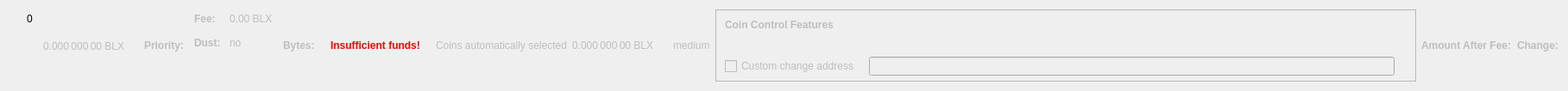
    <widget class="QWidget" name="dummyHideWidget" native="true">
     <property name="maximumSize">
      <size>
       <width>100</width>
       <height>22</height>
      </size>
     </property>
     <layout class="QHBoxLayout" name="dummyHideLayout">
      <item>
       <layout class="QFormLayout" name="formLayoutCoinControl1">
        <property name="horizontalSpacing">
         <number>10</number>
        </property>
        <property name="verticalSpacing">
         <number>14</number>
        </property>
        <property name="leftMargin">
         <number>10</number>
        </property>
        <property name="topMargin">
         <number>4</number>
        </property>
        <property name="rightMargin">
         <number>6</number>
        </property>
        <item row="0" column="1">
         <widget class="QLabel" name="labelCoinControlBytes">
          <property name="cursor">
           <cursorShape>IBeamCursor</cursorShape>
          </property>
          <property name="contextMenuPolicy">
           <enum>Qt::ActionsContextMenu</enum>
          </property>
          <property name="text">
           <string notr="true">0</string>
          </property>
          <property name="textInteractionFlags">
           <set>Qt::LinksAccessibleByMouse|Qt::TextSelectableByKeyboard|Qt::TextSelectableByMouse</set>
          </property>
         </widget>
        </item>
       </layout>
      </item>
      <item>
       <widget class="QLabel" name="labelCoinControlAfterFee">
        <property name="enabled">
         <bool>false</bool>
        </property>
        <property name="sizePolicy">
         <sizepolicy hsizetype="Fixed" vsizetype="Fixed">
          <horstretch>0</horstretch>
          <verstretch>0</verstretch>
         </sizepolicy>
        </property>
        <property name="minimumSize">
         <size>
          <width>111</width>
          <height>12</height>
         </size>
        </property>
        <property name="maximumSize">
         <size>
          <width>111</width>
          <height>12</height>
         </size>
        </property>
        <property name="cursor">
         <cursorShape>IBeamCursor</cursorShape>
        </property>
        <property name="contextMenuPolicy">
         <enum>Qt::ActionsContextMenu</enum>
        </property>
        <property name="text">
         <string notr="true">0.000 000 00 BLX</string>
        </property>
        <property name="textInteractionFlags">
         <set>Qt::LinksAccessibleByMouse|Qt::TextSelectableByKeyboard|Qt::TextSelectableByMouse</set>
        </property>
       </widget>
      </item>
      <item>
       <widget class="QLabel" name="labelCoinControlPriorityText">
        <property name="enabled">
         <bool>false</bool>
        </property>
        <property name="font">
         <font>
          <weight>75</weight>
          <bold>true</bold>
         </font>
        </property>
        <property name="text">
         <string>Priority:</string>
        </property>
       </widget>
      </item>
      <item>
       <layout class="QHBoxLayout" name="horizontalLayout"/>
      </item>
      <item>
       <layout class="QFormLayout" name="formLayoutCoinControl3">
        <property name="horizontalSpacing">
         <number>10</number>
        </property>
        <property name="verticalSpacing">
         <number>14</number>
        </property>
        <property name="leftMargin">
         <number>6</number>
        </property>
        <property name="topMargin">
         <number>4</number>
        </property>
        <property name="rightMargin">
         <number>6</number>
        </property>
        <item row="0" column="0">
         <widget class="QLabel" name="labelCoinControlFeeText">
          <property name="enabled">
           <bool>false</bool>
          </property>
          <property name="font">
           <font>
            <weight>75</weight>
            <bold>true</bold>
           </font>
          </property>
          <property name="text">
           <string>Fee:</string>
          </property>
          <property name="margin">
           <number>0</number>
          </property>
         </widget>
        </item>
        <item row="0" column="1">
         <widget class="QLabel" name="labelCoinControlFee">
          <property name="enabled">
           <bool>false</bool>
          </property>
          <property name="cursor">
           <cursorShape>IBeamCursor</cursorShape>
          </property>
          <property name="contextMenuPolicy">
           <enum>Qt::ActionsContextMenu</enum>
          </property>
          <property name="text">
           <string notr="true">0.00 BLX</string>
          </property>
          <property name="textInteractionFlags">
           <set>Qt::LinksAccessibleByMouse|Qt::TextSelectableByKeyboard|Qt::TextSelectableByMouse</set>
          </property>
         </widget>
        </item>
        <item row="1" column="0">
         <widget class="QLabel" name="labelCoinControlLowOutputText">
          <property name="enabled">
           <bool>false</bool>
          </property>
          <property name="font">
           <font>
            <weight>75</weight>
            <bold>true</bold>
           </font>
          </property>
          <property name="text">
           <string>Dust:</string>
          </property>
         </widget>
        </item>
        <item row="1" column="1">
         <widget class="QLabel" name="labelCoinControlLowOutput">
          <property name="enabled">
           <bool>false</bool>
          </property>
          <property name="cursor">
           <cursorShape>IBeamCursor</cursorShape>
          </property>
          <property name="contextMenuPolicy">
           <enum>Qt::ActionsContextMenu</enum>
          </property>
          <property name="text">
           <string>no</string>
          </property>
          <property name="textInteractionFlags">
           <set>Qt::LinksAccessibleByMouse|Qt::TextSelectableByKeyboard|Qt::TextSelectableByMouse</set>
          </property>
         </widget>
        </item>
       </layout>
      </item>
      <item>
       <widget class="QLabel" name="labelCoinControlBytesText">
        <property name="enabled">
         <bool>false</bool>
        </property>
        <property name="font">
         <font>
          <weight>75</weight>
          <bold>true</bold>
         </font>
        </property>
        <property name="text">
         <string>Bytes:</string>
        </property>
       </widget>
      </item>
      <item>
       <layout class="QFormLayout" name="formLayoutCoinControl2">
        <property name="horizontalSpacing">
         <number>10</number>
        </property>
        <property name="verticalSpacing">
         <number>14</number>
        </property>
        <property name="leftMargin">
         <number>6</number>
        </property>
        <property name="topMargin">
         <number>4</number>
        </property>
        <property name="rightMargin">
         <number>6</number>
        </property>
       </layout>
      </item>
      <item>
       <layout class="QHBoxLayout" name="horizontalLayoutCoinControl2">
        <property name="spacing">
         <number>8</number>
        </property>
        <property name="bottomMargin">
         <number>10</number>
        </property>
       </layout>
      </item>
      <item>
       <widget class="QLabel" name="labelCoinControlInsuffFunds">
        <property name="enabled">
         <bool>false</bool>
        </property>
        <property name="minimumSize">
         <size>
          <width>0</width>
          <height>0</height>
         </size>
        </property>
        <property name="font">
         <font>
          <weight>75</weight>
          <bold>true</bold>
         </font>
        </property>
        <property name="styleSheet">
         <string notr="true">color:red;font-weight:bold;</string>
        </property>
        <property name="text">
         <string>Insufficient funds!</string>
        </property>
        <property name="margin">
         <number>5</number>
        </property>
       </widget>
      </item>
      <item>
       <layout class="QFormLayout" name="formLayoutCoinControl4">
        <property name="horizontalSpacing">
         <number>10</number>
        </property>
        <property name="verticalSpacing">
         <number>14</number>
        </property>
        <property name="leftMargin">
         <number>6</number>
        </property>
        <property name="topMargin">
         <number>4</number>
        </property>
        <property name="rightMargin">
         <number>6</number>
        </property>
       </layout>
      </item>
      <item>
       <widget class="QLabel" name="labelCoinControlAutomaticallySelected">
        <property name="enabled">
         <bool>false</bool>
        </property>
        <property name="sizePolicy">
         <sizepolicy hsizetype="Fixed" vsizetype="Fixed">
          <horstretch>0</horstretch>
          <verstretch>0</verstretch>
         </sizepolicy>
        </property>
        <property name="minimumSize">
         <size>
          <width>0</width>
          <height>0</height>
         </size>
        </property>
        <property name="maximumSize">
         <size>
          <width>240</width>
          <height>16777215</height>
         </size>
        </property>
        <property name="text">
         <string>Coins automatically selected</string>
        </property>
        <property name="margin">
         <number>5</number>
        </property>
       </widget>
      </item>
      <item>
       <widget class="QLabel" name="labelCoinControlChange">
        <property name="enabled">
         <bool>false</bool>
        </property>
        <property name="sizePolicy">
         <sizepolicy hsizetype="Fixed" vsizetype="Fixed">
          <horstretch>0</horstretch>
          <verstretch>0</verstretch>
         </sizepolicy>
        </property>
        <property name="minimumSize">
         <size>
          <width>111</width>
          <height>0</height>
         </size>
        </property>
        <property name="maximumSize">
         <size>
          <width>111</width>
          <height>16777215</height>
         </size>
        </property>
        <property name="cursor">
         <cursorShape>IBeamCursor</cursorShape>
        </property>
        <property name="contextMenuPolicy">
         <enum>Qt::ActionsContextMenu</enum>
        </property>
        <property name="text">
         <string notr="true">0.000 000 00 BLX</string>
        </property>
        <property name="textInteractionFlags">
         <set>Qt::LinksAccessibleByMouse|Qt::TextSelectableByKeyboard|Qt::TextSelectableByMouse</set>
        </property>
       </widget>
      </item>
      <item>
       <widget class="QLabel" name="labelCoinControlPriority">
        <property name="enabled">
         <bool>false</bool>
        </property>
        <property name="cursor">
         <cursorShape>IBeamCursor</cursorShape>
        </property>
        <property name="contextMenuPolicy">
         <enum>Qt::ActionsContextMenu</enum>
        </property>
        <property name="text">
         <string>medium</string>
        </property>
        <property name="textInteractionFlags">
         <set>Qt::LinksAccessibleByMouse|Qt::TextSelectableByKeyboard|Qt::TextSelectableByMouse</set>
        </property>
       </widget>
      </item>
      <item>
       <widget class="QFrame" name="frameCoinControl">
        <property name="sizePolicy">
         <sizepolicy hsizetype="Expanding" vsizetype="Expanding">
          <horstretch>0</horstretch>
          <verstretch>0</verstretch>
         </sizepolicy>
        </property>
        <property name="maximumSize">
         <size>
          <width>16777215</width>
          <height>16777215</height>
         </size>
        </property>
        <property name="frameShape">
         <enum>QFrame::StyledPanel</enum>
        </property>
        <property name="frameShadow">
         <enum>QFrame::Sunken</enum>
        </property>
        <layout class="QVBoxLayout" name="verticalLayoutCoinControl2_2">
         <property name="spacing">
          <number>0</number>
         </property>
         <property name="leftMargin">
          <number>0</number>
         </property>
         <property name="topMargin">
          <number>0</number>
         </property>
         <property name="rightMargin">
          <number>0</number>
         </property>
         <property name="bottomMargin">
          <number>6</number>
         </property>
         <item>
          <layout class="QVBoxLayout" name="verticalLayoutCoinControl" stretch="0,0,0,1">
           <property name="spacing">
            <number>0</number>
           </property>
           <property name="leftMargin">
            <number>10</number>
           </property>
           <property name="topMargin">
            <number>10</number>
           </property>
           <item>
            <layout class="QHBoxLayout" name="horizontalLayoutCoinControl1">
             <property name="bottomMargin">
              <number>15</number>
             </property>
             <item>
              <widget class="QLabel" name="labelCoinControlFeatures">
               <property name="enabled">
                <bool>false</bool>
               </property>
               <property name="sizePolicy">
                <sizepolicy hsizetype="Preferred" vsizetype="Maximum">
                 <horstretch>0</horstretch>
                 <verstretch>0</verstretch>
                </sizepolicy>
               </property>
               <property name="font">
                <font>
                 <weight>75</weight>
                 <bold>true</bold>
                </font>
               </property>
               <property name="styleSheet">
                <string notr="true">font-weight:bold;</string>
               </property>
               <property name="text">
                <string>Coin Control Features</string>
               </property>
              </widget>
             </item>
            </layout>
           </item>
           <item>
            <widget class="QWidget" name="widgetCoinControl" native="true">
             <property name="sizePolicy">
              <sizepolicy hsizetype="Preferred" vsizetype="Preferred">
               <horstretch>0</horstretch>
               <verstretch>0</verstretch>
              </sizepolicy>
             </property>
             <property name="minimumSize">
              <size>
               <width>0</width>
               <height>0</height>
              </size>
             </property>
             <property name="styleSheet">
              <string notr="true"/>
             </property>
             <layout class="QHBoxLayout" name="horizontalLayoutCoinControl5_2">
              <property name="leftMargin">
               <number>0</number>
              </property>
              <property name="topMargin">
               <number>0</number>
              </property>
              <property name="rightMargin">
               <number>0</number>
              </property>
              <property name="bottomMargin">
               <number>0</number>
              </property>
              <item>
               <layout class="QHBoxLayout" name="horizontalLayoutCoinControl3">
                <property name="spacing">
                 <number>20</number>
                </property>
                <property name="topMargin">
                 <number>0</number>
                </property>
                <property name="bottomMargin">
                 <number>10</number>
                </property>
               </layout>
              </item>
             </layout>
            </widget>
           </item>
           <item>
            <layout class="QHBoxLayout" name="horizontalLayoutCoinControl4" stretch="0,0,0">
             <property name="spacing">
              <number>12</number>
             </property>
             <property name="sizeConstraint">
              <enum>QLayout::SetDefaultConstraint</enum>
             </property>
             <property name="topMargin">
              <number>5</number>
             </property>
             <property name="rightMargin">
              <number>5</number>
             </property>
             <item>
              <widget class="QCheckBox" name="checkBoxCoinControlChange">
               <property name="enabled">
                <bool>false</bool>
               </property>
               <property name="toolTip">
                <string>If this is activated, but the change address is empty or invalid, change will be sent to a newly generated address.</string>
               </property>
               <property name="text">
                <string>Custom change address</string>
               </property>
              </widget>
             </item>
             <item>
              <widget class="QValidatedLineEdit" name="lineEditCoinControlChange">
               <property name="enabled">
                <bool>false</bool>
               </property>
               <property name="sizePolicy">
                <sizepolicy hsizetype="Expanding" vsizetype="Fixed">
                 <horstretch>0</horstretch>
                 <verstretch>0</verstretch>
                </sizepolicy>
               </property>
              </widget>
             </item>
             <item>
              <widget class="QLabel" name="labelCoinControlChangeLabel_2">
               <property name="sizePolicy">
                <sizepolicy hsizetype="Preferred" vsizetype="Expanding">
                 <horstretch>0</horstretch>
                 <verstretch>0</verstretch>
                </sizepolicy>
               </property>
               <property name="minimumSize">
                <size>
                 <width>0</width>
                 <height>0</height>
                </size>
               </property>
               <property name="text">
                <string/>
               </property>
               <property name="margin">
                <number>3</number>
               </property>
              </widget>
             </item>
            </layout>
           </item>
           <item>
            <spacer name="verticalSpacerCoinControl">
             <property name="orientation">
              <enum>Qt::Vertical</enum>
             </property>
             <property name="sizeHint" stdset="0">
              <size>
               <width>800</width>
               <height>1</height>
              </size>
             </property>
            </spacer>
           </item>
          </layout>
         </item>
        </layout>
       </widget>
      </item>
      <item>
       <widget class="QLabel" name="labelCoinControlAfterFeeText">
        <property name="enabled">
         <bool>false</bool>
        </property>
        <property name="minimumSize">
         <size>
          <width>0</width>
          <height>0</height>
         </size>
        </property>
        <property name="maximumSize">
         <size>
          <width>16777215</width>
          <height>16777215</height>
         </size>
        </property>
        <property name="font">
         <font>
          <weight>75</weight>
          <bold>true</bold>
         </font>
        </property>
        <property name="text">
         <string>Amount After Fee:</string>
        </property>
        <property name="alignment">
         <set>Qt::AlignLeading|Qt::AlignLeft|Qt::AlignVCenter</set>
        </property>
        <property name="margin">
         <number>0</number>
        </property>
       </widget>
      </item>
      <item>
       <widget class="QLabel" name="labelCoinControlChangeText">
        <property name="enabled">
         <bool>false</bool>
        </property>
        <property name="sizePolicy">
         <sizepolicy hsizetype="Preferred" vsizetype="Preferred">
          <horstretch>0</horstretch>
          <verstretch>0</verstretch>
         </sizepolicy>
        </property>
        <property name="minimumSize">
         <size>
          <width>0</width>
          <height>0</height>
         </size>
        </property>
        <property name="maximumSize">
         <size>
          <width>16777215</width>
          <height>16777215</height>
         </size>
        </property>
        <property name="font">
         <font>
          <weight>75</weight>
          <bold>true</bold>
         </font>
        </property>
        <property name="text">
         <string>Change:</string>
        </property>
        <property name="alignment">
         <set>Qt::AlignLeading|Qt::AlignLeft|Qt::AlignVCenter</set>
        </property>
       </widget>
      </item>
     </layout>
    </widget>
